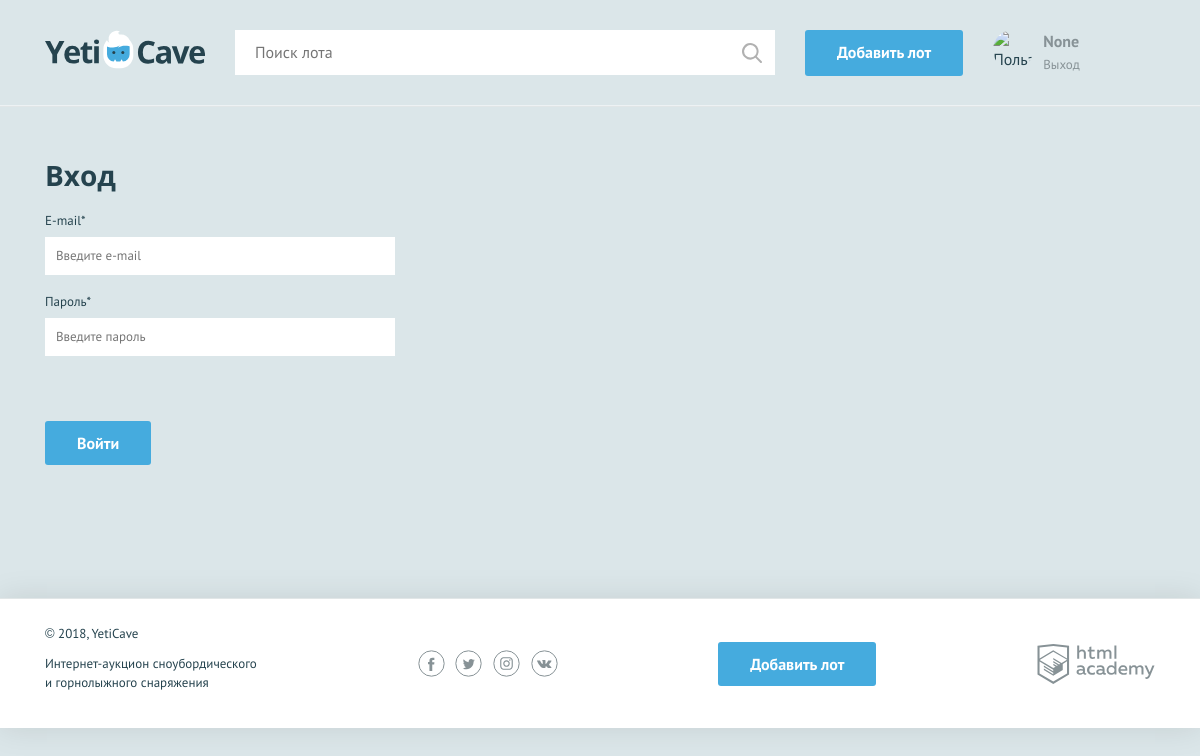
Page /login.php (signed in) on the earlier database version.
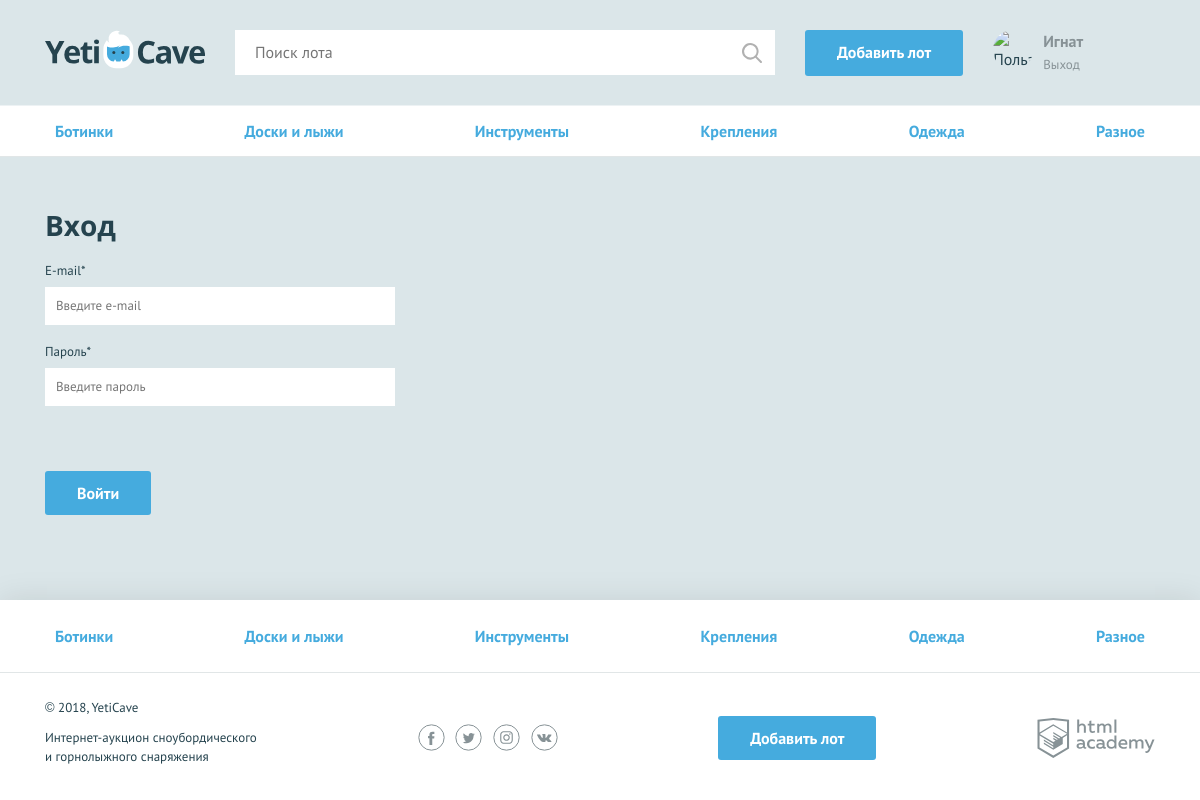
Same page on the later database version.
### tables this page shows
CREATE TABLE categories (
    id INT AUTO_INCREMENT PRIMARY KEY,
    alias CHAR (128),
    title CHAR (128)
  );

### functions/functions.php (called while the page is built, shortened)
<?php
function include_template($name, $data) {
  $name = 'templates/' . $name;
  extract($data);
  require_once $name;
  return ob_get_clean();
}
function get_array_in_base($link, $query) {
  $result = mysqli_query($link, $query) or die(mysqli_error($link));
  return mysqli_fetch_all($result, MYSQLI_ASSOC);
}

### data.php (called while the page is built, shortened)
<?php
if (!empty($_SESSION['user'])) {
	$is_auth = 1;
	$user_name = $_SESSION['user']['name_user'];
	$user_avatar = $_SESSION['user']['avatar'];
} else {
	$is_auth = 0;
}

### templates/login.php (the view, shortened to what this page needs)
<main>
  <nav class="nav">
    <ul class="nav__list container">
      <?php foreach($categories as $category_name): ?>
      <li class="nav__item">
        <a href="category.php?alias=<?= $category_name['alias']?>"><?= $category_name['title']; ?></a>
      </li>
    <?php endforeach; ?>
    </ul>
  </nav>
  <form class="form container <?= $classname = !empty($errors) ? "form--invalid" : "";  ?>"  action="login.php" method="post">
   <?php $classname = !empty($errors['email']) ? "form__item--invalid" : "";  ?>
    <h2>Вход</h2>
    <div class="form__item <?=$classname;?>">
      <label for="email">E-mail*</label>
      <input id="email" type="text" name="email" value="<?php if(!empty($_REQUEST['email'])){ echo $_REQUEST['email']; } ?>" placeholder="Введите e-mail">
    </div>
    <div class="form__item form__item--last <?= $classname = !empty($errors['email']) ? "form__item--invalid" : "";  ?>">
      <label for="password">Пароль*</label>
      <input id="password" type="text" name="password" placeholder="Введите пароль" >
    </div>
    <button type="submit" class="button">Войти</button>
  </form>
</main>

### templates/layout.php (shortened to what this page needs)
<!DOCTYPE html>
<html lang="ru">
<head>
  <link href="css/normalize.min.css" rel="stylesheet">
  <link href="css/style.css" rel="stylesheet">
</head>
<body>
<div class="page-wrapper">
  <header class="main-header">
    <div class="main-header__container container">
      <a class="main-header__logo" href="index.php">
        <img src="img/logo.svg" width="160" height="39" alt="Логотип компании YetiCave">
      </a>
      <form class="main-header__search" method="get" action="search.php">
        <input type="search" name="q" placeholder="Поиск лота">
        <input class="main-header__search-btn" type="submit" name="find" value="Найти">
      </form>
      <a class="main-header__add-lot button" href="add.php">Добавить лот</a>
      <nav class="user-menu">
        <?php if ($is_auth): ?>
          <div class="user-menu__image">
            <img src="img/<?=  !empty($user_avatar) ? $user_avatar : 'user.jpg' ?>" width="40" height="40" alt="Пользователь">
          </div>
          <div class="user-menu__logged">
            <p><?= $user_name; ?></p>
             <a href="logout.php">Выход</a>
          </div>
        <?php endif; ?>
      </nav>
    </div>
  </header>
  <?= $content; ?>
</div>
<footer class="main-footer">
	<nav class="nav">
		<ul class="nav__list container">
			<?php foreach($categories as $category_name):?>
				<li class="nav__item">
					<a href="category.php?alias=<?= $category_name['alias']?>"><?=  $category_name['title']; ?></a>
				</li>
			<?php endforeach; ?>
		</ul>
	</nav>
	<div class="main-footer__bottom container">
		<div class="main-footer__copyright">
			<p>© 2018, YetiCave</p>
			<p>Интернет-аукцион сноубордического и горнолыжного снаряжения</p>
		</div>
		<div class="main-footer__social social">
			<a class="social__link social__link--facebook" href="#">
			</a>
			<a class="social__link social__link--twitter" href="#">
			</a>
			<a class="social__link social__link--instagram" href="#">
			</a>
			<a class="social__link social__link--vkontakte" href="#">
			</a>
		</div>
		<a class="main-footer__add-lot button" href="add.php">Добавить лот</a>
		<div class="main-footer__developed-by">
			<a class="logo-academy" href="https://htmlacademy.ru/intensive/php">
			</a>
		</div>
	</div>
</footer>
</body>
</html>

Differences in the rows shown:
added categories: title "Ботинки"
added categories: title "Доски и лыжи"
added categories: title "Инструменты"
added categories: title "Крепления"
added categories: title "Одежда"
added categories: title "Разное"
Other differences:
$user_name: "None" → "Игнат"
